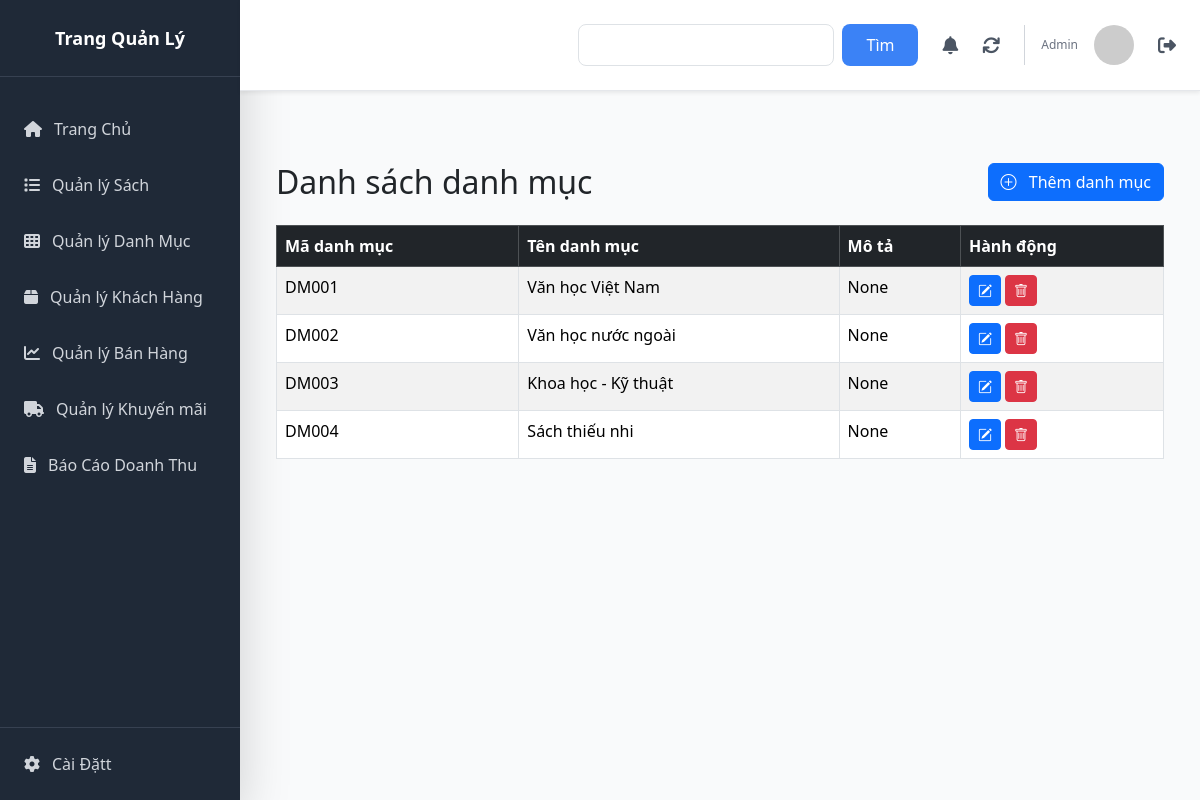
Page /category/ (signed in) on the committed database.
### bookshop/models.py (models this page shows, shortened)
class DanhMuc(models.Model):
    ma_danh_muc = models.CharField(max_length=20, primary_key=True, verbose_name="Mã danh mục")
    ten_danh_muc = models.CharField(max_length=100, verbose_name="Tên danh mục")
    mo_ta = models.TextField(max_length=500, blank=True, null=True, verbose_name="Mô tả")
    class Meta:
        db_table = 'danh_muc'
        verbose_name = 'Danh mục'
        verbose_name_plural = 'Danh mục'

### category/views.py (the view)
# urls.py: path('', views.DanhMucListView.as_view(), name='danh_muc_list'),
class DanhMucListView(LoginRequiredMixin, ListView):
    model = DanhMuc
    template_name = 'danhmuc/danh_sach_danh_muc.html'
    context_object_name = 'danh_muc_list'
    login_url = '/login/'  # URL để redirect khi chưa đăng nhập

### category/templates/danhmuc/danh_sach_danh_muc.html
{% extends 'base.html' %}
{% block content %}
<div class="container my-5">
  <div class="d-flex justify-content-between align-items-center mb-4">
    <h1 class="h2 mb-0">Danh sách danh mục</h1>
    <a href="{% url 'danh_muc_create' %}" class="btn btn-primary">
      <i class="bi bi-plus-circle me-2"></i>
      Thêm danh mục
    </a>
  </div>
  <div class="table-responsive">
    <table class="table table-hover table-striped table-bordered">
      <thead class="table-dark">
        <tr>
          <th>Mã danh mục</th>
          <th>Tên danh mục</th>
          <th>Mô tả</th>
          <th>Hành động</th>
        </tr>
      </thead>
      <tbody>
        {% for danh_muc in danh_muc_list %}
        <tr>
          <td>{{ danh_muc.ma_danh_muc }}</td>
          <td>{{ danh_muc.ten_danh_muc }}</td>
          <td>{{ danh_muc.mo_ta }}</td>
          <td>
            <a href="{% url 'danh_muc_update' danh_muc.ma_danh_muc %}" class="btn btn-primary btn-sm">
              <i class="bi bi-pencil-square"></i>
            </a>
            <a href="{% url 'danh_muc_delete' danh_muc.ma_danh_muc %}" class="btn btn-danger btn-sm">
              <i class="bi bi-trash"></i>
            </a>
          </td>
        </tr>
        {% endfor %}
      </tbody>
    </table>
  </div>
</div>
{% endblock %}

### rows in the picture
DanhMuc: ma_danh_muc "DM001", ten_danh_muc "Văn học Việt Nam", mo_ta "None"
DanhMuc: ma_danh_muc "DM002", ten_danh_muc "Văn học nước ngoài", mo_ta "None"
DanhMuc: ma_danh_muc "DM003", ten_danh_muc "Khoa học - Kỹ thuật", mo_ta "None"
DanhMuc: ma_danh_muc "DM004", ten_danh_muc "Sách thiếu nhi", mo_ta "None"
